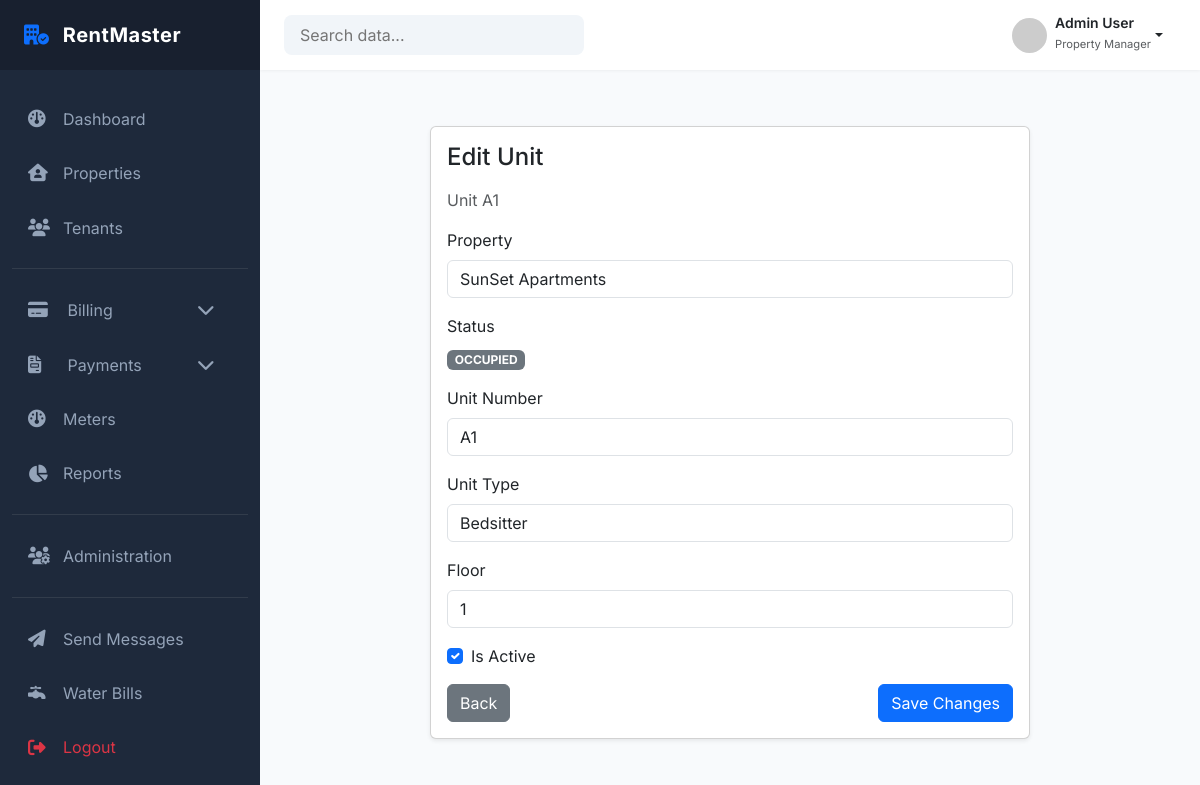
The page /properties/units/1/edit/ (signed in) on the database as committed earlier.
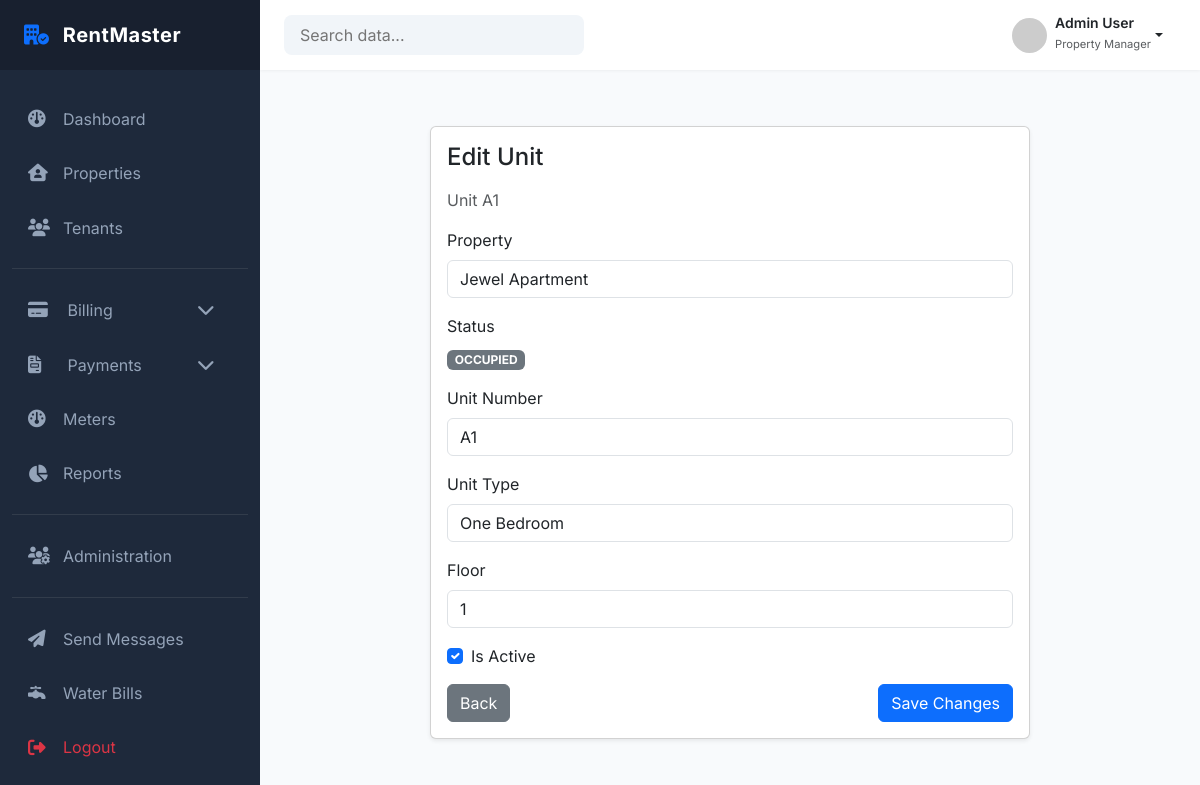
The same page on the database as committed later.
### properties/models.py (models this page shows, shortened)
class Unit(models.Model):
    property = models.ForeignKey(
        Property,
        on_delete=models.PROTECT,
        related_name="units"
    )
    unit_number = models.CharField(max_length=20)
    unit_type = models.CharField(
        max_length=50,
        choices=UnitType.choices
    )
    status = models.CharField(
        max_length=50,
        choices=UnitStatus.choices,
        default=UnitStatus.VACANT
    )
    floor = models.CharField(max_length=20, blank=True)
    is_active = models.BooleanField(default=True)
    created_at = models.DateTimeField(auto_now_add=True)
    class Meta:
        constraints = [
            UniqueConstraint(
                fields=["property", "unit_number"],
                name="unique_unit_number_per_property"
            )
        ]
        ordering = ["unit_number"]

class Property(models.Model):
    landlord = models.ForeignKey(
        settings.AUTH_USER_MODEL,
        on_delete=models.PROTECT,
        related_name="properties",
        limit_choices_to={"role": "LANDLORD"}
    )
    name = models.CharField(max_length=150)
    description = models.TextField(blank=True)
    address_line_1 = models.CharField(max_length=250)
    address_line_2 = models.CharField(max_length=255, blank=True)
    country = models.CharField(max_length=100)
    county = models.CharField(max_length=100, blank=True)
    postal_code = models.CharField(max_length=20, blank=True)
    is_active = models.BooleanField(default=True)
    created_at = models.DateTimeField(auto_now_add=True)
    updated_at = models.DateTimeField(auto_now=True)
    class Meta:
        constraints = [
            UniqueConstraint(
                fields=["landlord", "name"],
                name="unique_property_name_per_landlord"
            )
        ]
        ordering = ["-created_at"]

### properties/views.py (the view)
# urls.py: path('units/<int:unit_id>/edit/', views.edit_unit, name='edit_unit'),
@login_required
def edit_unit(request, unit_id):
    unit = get_object_or_404(Unit, id=unit_id)
    if request.method == 'POST':
        form = EditUnitForm(request.POST, instance=unit)
        if form.is_valid():
            try:
                update_unit(unit, **form.cleaned_data)
                messages.success(request, f'Unit {unit.unit_number} updated successfully.')
                return redirect('properties:property_units', property_id=unit.property.id)
            except Exception as e:
                messages.error(request, f"Something went wrong. Please try again. {str(e)}")
    else:
        form = EditUnitForm(instance=unit)
    return render(request, 'properties/edit_unit.html', {
        'form': form,
        'unit': unit
    })

### properties/forms.py (shortened to what this page needs)
class EditUnitForm(forms.ModelForm):
    class Meta:
        model = Unit
        fields = ['unit_number', 'unit_type', 'floor', 'is_active']
        widgets = {
            'unit_number': forms.TextInput(attrs={'class': 'form-control'}),
            'unit_type': forms.Select(attrs={'class': 'form-control'}),
            'floor': forms.TextInput(attrs={'class': 'form-control'}),
            'is_active': forms.CheckboxInput(attrs={'class': 'form-check-input'}),
        }

### templates/properties/edit_unit.html (shortened to what this page needs)
{% extends "dashboard/base_dashboard.html" %}
{% block content %}
<div class="container mt-4">
    <div class="card shadow-sm mx-auto" style="max-width: 600px;">
        <div class="card-body">
            <h4 class="mb-3">Edit Unit</h4>
            <p class="text-muted">Unit {{ unit.unit_number }}</p>
            <div class="mb-3">
                <label class="form-label">Property</label>
                <input type="text" class="form-control" value="{{ unit.property.name }}" readonly>
            </div>
            <div class="mb-3">
                <label class="form-label">Status</label><br>
                <span class="badge bg-secondary">{{ unit.status }}</span>
            </div>
            <form method="POST">
                <div class="mb-3">
                    <label class="form-label">Unit Number</label>
                    {{ form.unit_number }}
                </div>
                <div class="mb-3">
                    <label class="form-label">Unit Type</label>
                    {{ form.unit_type }}
                </div>
                <div class="mb-3">
                    <label class="form-label">Floor</label>
                    {{ form.floor }}
                </div>
                <div class="form-check mb-3">
                    {{ form.is_active }}
                    <label class="form-check-label">Is Active</label>
                </div>
                <div class="d-flex justify-content-between">
                    <a href="{% url 'properties:property_units' unit.property.id %}" class="btn btn-secondary">
                        Back
                    </a>
                    <button type="submit" class="btn btn-primary">
                        Save Changes
                    </button>
                </div>
            </form>
        </div>
    </div>
</div>
{% endblock %}

Rows that differ between the two databases and show on the page:
changed Unit "OCCUPIED": property.name "SunSet Apartments" → "Jewel Apartment"; unit_type "Bedsitter" → "One Bedroom"
